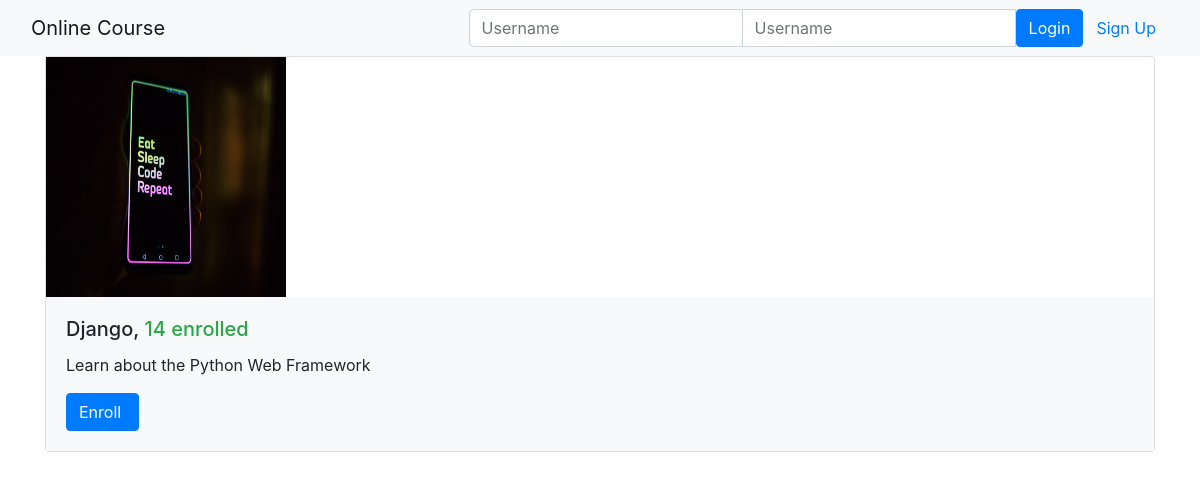
The page /onlinecourse/ on the database its author committed.
### onlinecourse/models.py (models this page shows, shortened)
class Course(models.Model):
    name = models.CharField(null=False, max_length=30, default='online course')
    image = models.ImageField(upload_to='course_images/')
    description = models.CharField(max_length=1000)
    pub_date = models.DateField(null=True)
    instructors = models.ManyToManyField(Instructor)
    users = models.ManyToManyField(settings.AUTH_USER_MODEL, through='Enrollment')
    total_enrollment = models.IntegerField(default=0)
    is_enrolled = False

### onlinecourse/views.py (the view)
class CourseListView(generic.ListView):
    template_name = 'onlinecourse/course_list_bootstrap.html'
    context_object_name = 'course_list'
    def get_queryset(self):
        user = self.request.user
        courses = Course.objects.order_by('-total_enrollment')[:10]
        for course in courses:
            if user.is_authenticated:
                course.is_enrolled = check_if_enrolled(user, course)
        return courses

### onlinecourse/templates/onlinecourse/course_list_bootstrap.html (shortened to what this page needs)
<!DOCTYPE html>
<html lang="en">
<head>
    {% load static %}
    <link rel="stylesheet" href="https://maxcdn.bootstrapcdn.com/bootstrap/4.5.2/css/bootstrap.min.css">
</head>
<body>
    <nav class="navbar navbar-light bg-light">
        <div class="container-fluid">
            <div class="navbar-header">
                  <a class="navbar-brand" href="#">Online Course</a>
            </div>
            <ul class="nav navbar-nav navbar-right">
                {% if user.is_authenticated %}
                <li>
                    <a class="btn btn-link" href="#">{{ user.first_name }}({{ user.username }})</a>
                    <a class="btn btn-link" href="{% url 'onlinecourse:logout' %}">Logout</a>
                </li>
                {% else %}
                <li>
                    <form class="form-inline" action="{% url 'onlinecourse:login' %}" method="post">
                        <div class="input-group">
                            <input type="text" class="form-control" placeholder="Username" name="username" >
                            <input type="password" class="form-control" placeholder="Username" name="psw" >
                            <button class="btn btn-primary" type="submit">Login</button>
                            <a class="btn btn-link" href="{% url 'onlinecourse:registration' %}">Sign Up</a>
                        </div>
                    </form>
                </li>
                {% endif %}
            </ul>
        </div>
    </nav>
    {% if course_list %}
        <div class="container">
            <div class="card-deck">
                {% for course in course_list %}
                         <div class="card" style="width: 36rem;">
                          <img class="card-img-left" src="{{MEDIA_URL}}/{{ course.image }}" width="240px" height="240px"
                               alt="Course image">
                          <div class="card-body bg-light">
                              <h5 class="card-title">{{ course.name }}, <span class="text-success">
                                  {{ course.total_enrollment}} enrolled</span></h5>
                            <p class="card-text">{{ course.description}}</p>
                            <form action="{% url 'onlinecourse:enroll' course.id %}" method="post">
                                  <input class="btn btn-primary"  type="submit"
                                         value="{% if course.is_enrolled %}Enter{% else %}Enroll{% endif %} ">
                            </form>
                          </div>
                        </div>
                {% endfor %}
            </div>
        </div>
    {% else %}
        <p>No courses are available.</p>
    {% endif %}
</body>
</html>

### rows shown on the page
Course: image (picture), name "Django", total_enrollment "14", description "Learn about the Python Web Framework", is_enrolled "Enroll"
